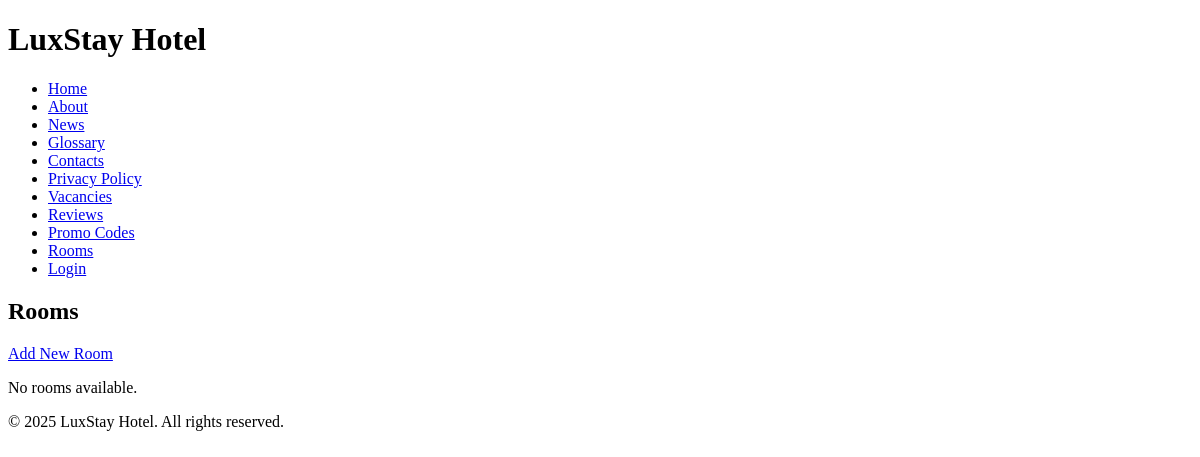
The app's page /rooms/, older data.
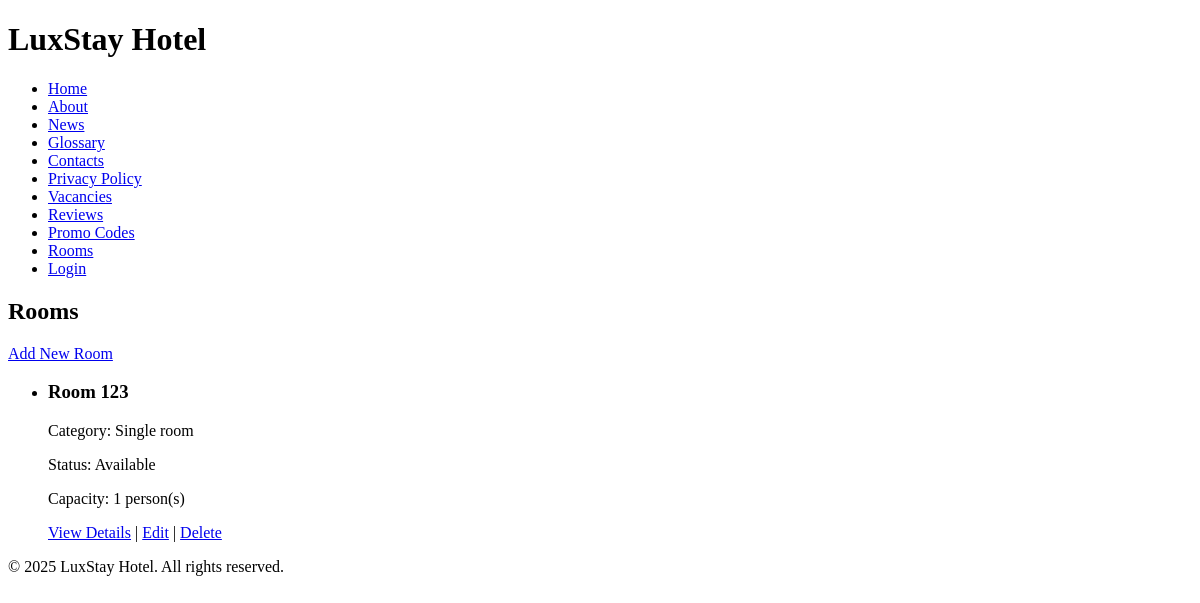
The same page, newer data.
### hotel/models.py (models this page shows, shortened)
class Room(models.Model):
    ROOM_STATUS = [
        ('available', 'Available'),
        ('occupied', 'Occupied'),
        ('maintenance', 'Under Maintenance'),
        ('reserved', 'Reserved'),
    ]
    room_number = models.CharField(max_length=10, unique=True)
    category = models.ForeignKey(RoomCategory, on_delete=models.CASCADE, related_name='rooms')
    status = models.CharField(max_length=15, choices=ROOM_STATUS, default='available')
    capacity = models.PositiveSmallIntegerField(default=1)
    description = models.TextField(blank=True, null=True)

class RoomCategory(models.Model):
    name = models.CharField(max_length=50)
    description = models.TextField()
    base_price = models.DecimalField(max_digits=10, decimal_places=2)
    amenities = models.ManyToManyField('Amenity', related_name='room_categories', blank=True)
    class Meta:
        verbose_name_plural = "Room Categories"

### hotel/views.py (the view)
# urls.py: path('rooms/', views.RoomListView.as_view(), name='room_list'),
class RoomListView(ListView):
    model = Room
    template_name = 'hotel/room_list.html'
    context_object_name = 'rooms'
    ordering = ['room_number']
    def get_context_data(self, **kwargs):
        context = super().get_context_data(**kwargs)
        context['categories'] = RoomCategory.objects.all()
        return context

### hotel/templates/hotel/room_list.html (shortened to what this page needs)
{% extends "hotel/base.html" %}
{% block content %}
    <h2>Rooms</h2>
    <div>
        <a href="{% url 'hotel:room_create' %}">Add New Room</a>
    </div>
    {% if rooms %}
        <ul>
            {% for room in rooms %}
                <li>
                    <h3>Room {{ room.room_number }}</h3>
                    <p>Category: {{ room.category.name }}</p>
                    <p>Status: {{ room.get_status_display }}</p>
                    <p>Capacity: {{ room.capacity }} person(s)</p>
                    <div>
                        <a href="{% url 'hotel:room_detail' room.pk %}">View Details</a> |
                        <a href="{% url 'hotel:room_update' room.pk %}">Edit</a> |
                        <a href="{% url 'hotel:room_delete' room.pk %}">Delete</a>
                    </div>
                </li>
            {% endfor %}
        </ul>
    {% else %}
        <p>No rooms available.</p>
    {% endif %}
{% endblock %}

Row changes from the older to the newer data that the page shows:
added Room: room_number "123", category.name "Single room", status "Available", capacity "1"
Text that changed along with them:
text no longer shown: "No rooms available."
